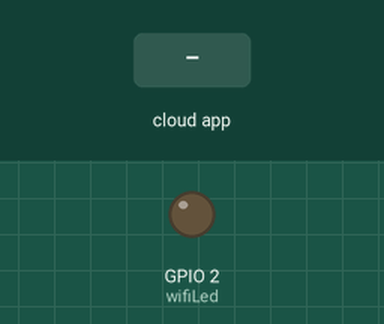
This sketch was run on a simulated ESP32. Shown: output pins drawn as LEDs (lit = HIGH). The inputs (shaded band) are chosen by the test bench. WiFi joins after 1.5 s; servers stay silent unless stated; what the sketch prints to the serial monitor is not drawn.

Above: at 0.1 s.
At 2.7 s:
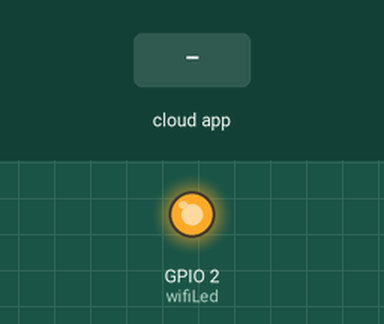
2.8 s: the phone or cloud app sets Fan to 0
4.3 s: the phone or cloud app sets Tube.Light to 255
5.8 s: the phone or cloud app sets Ambient.Lights to 0
Timing chart, 0 to 8.8 s (numbered marks = the images above; inputs shaded):
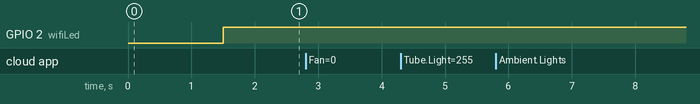

The sketch:

Alexa.ino
```cpp
#include <WiFi.h>
#include <Espalexa.h>
Espalexa espalexa;


// define the GPIO connected with Relays and switches

#define wifiLed    2   //D2

// WiFi Credentials
const char* ssid = "Amit";
const char* password = "amit@123";

// device names
String Device_1_Name = "Fan";
String Device_2_Name = "Tube Light";
String Device_3_Name = "Room Light";//Bulb near ceiling
String Device_4_Name = "Focus Light";//60 watt light
String Device_5_Name = "Study light";
String Device_6_Name = "Extension";
String Device_7_Name = "Plug Point";
String Device_8_Name = "Music System";
String Device_9_Name = "Bluetooth Music System";
String Color_Device_1_Name = "Ambient Lights";
// prototypes
boolean connectWifi();
int r,g,b;
//callback functions
void firstLightChanged(uint8_t brightness);
void secondLightChanged(uint8_t brightness);
void thirdLightChanged(uint8_t brightness);
void fourthLightChanged(uint8_t brightness);
void fifthLightChanged(uint8_t brightness);
void sixthLightChanged(uint8_t brightness);
void senventhLightChanged(uint8_t brightness);
void eighthLightChanged(uint8_t brightness);
void ninthLightChanged(uint8_t brightness);
void colorLightChanged(uint8_t brightness, uint32_t rgb);


boolean wifiConnected = false;

//our callback functions
void firstLightChanged(uint8_t brightness){
  //Control the device
  if (brightness == 255)
  {

    Serial.println("Device1 ON");
  }
  else
  {

    Serial.println("Device1 OFF");
  }
}
void secondLightChanged(uint8_t brightness){
  //Control the device
  if (brightness == 255)
  {

    Serial.println("Device2 ON");
  }
  else
  {

    Serial.println("Device2 OFF");
  }
}
void thirdLightChanged(uint8_t brightness){
  //Control the device
  if (brightness == 255)
  {

    Serial.println("Device3 ON");
  }
  else
  {

    Serial.println("Device3 OFF");
  }
}
void fourthLightChanged(uint8_t brightness){
  //Control the device
  if (brightness == 255)
  {

    Serial.println("Device4 ON");
  }
  else
  {

    Serial.println("Device4 OFF");
  }
}
void fifthLightChanged(uint8_t brightness){
  //Control the device
  if (brightness == 255)
  {

    Serial.println("Device5 ON");
  }
  else
  {

    Serial.println("Device1 OFF");
  }
}
void sixthLightChanged(uint8_t brightness){
  //Control the device
  if (brightness == 255)
  {

    Serial.println("Device6 ON");
  }
  else
  {

    Serial.println("Device6 OFF");
  }
}
void seventhLightChanged(uint8_t brightness){
  //Control the device
  if (brightness == 255)
  {

    Serial.println("Device7 ON");
  }
  else
  {

    Serial.println("Device7 OFF");
  }
}
void eighthLightChanged(uint8_t brightness){
  //Control the device
  if (brightness == 255)
  {
    Serial.println("Device8 ON");
  }
  else
  {
    Serial.println("Device8 OFF");
  }
}
void ninthLightChanged(uint8_t brightness){
  //Control the device
  if (brightness == 255)
  {
    Serial.println("Device8 ON");
  }
  else
  {
    Serial.println("Device8 OFF");
  }
}
void colorLightChanged(uint8_t brightness, uint32_t rgb) {
  //do what you need to do here, for example control RGB LED strip
  Serial.print("Brightness: ");
  Serial.print(brightness);
  Serial.print(", Red: ");
  Serial.print((rgb >> 16) & 0xFF); //get red component
  Serial.print(", Green: ");
  Serial.print((rgb >>  8) & 0xFF); //get green
  Serial.print(", Blue: ");
  Serial.println(rgb & 0xFF); //get blue
float hell = brightness / 255.0;
r=((rgb >> 16) & 0xFF)*hell;
g=((rgb >>  8) & 0xFF)*hell;
b=(rgb & 0xFF)*hell;

}

// connect to wifi – returns true if successful or false if not
boolean connectWifi()
{
  boolean state = true;
  int i = 0;

  WiFi.mode(WIFI_STA);
  WiFi.begin(ssid, password);
  Serial.println("");
  Serial.println("Connecting to WiFi");

  // Wait for connection
  Serial.print("Connecting...");
  while (WiFi.status() != WL_CONNECTED) {
    delay(500);
    Serial.print(".");
    if (i > 20) {
      state = false; break;
    }
    i++;
  }
  Serial.println("");
  if (state) {
    Serial.print("Connected to ");
    Serial.println(ssid);
    Serial.print("IP address: ");
    Serial.println(WiFi.localIP());
  }
  else {
    Serial.println("Connection failed.");
  }
  return state;
}

void addDevices() {
  // Define your devices here.
  espalexa.addDevice(Device_1_Name, firstLightChanged); //simplest definition, default state off
  espalexa.addDevice(Device_2_Name, secondLightChanged);
  espalexa.addDevice(Device_3_Name, thirdLightChanged);
  espalexa.addDevice(Device_4_Name, fourthLightChanged);
  espalexa.addDevice(Device_5_Name, fifthLightChanged);
  espalexa.addDevice(Device_6_Name, sixthLightChanged);
  espalexa.addDevice(Device_7_Name, seventhLightChanged);
  espalexa.addDevice(Device_8_Name, eighthLightChanged);
  espalexa.addDevice(Device_9_Name, ninthLightChanged);
  espalexa.addDevice(Color_Device_1_Name, colorLightChanged);
  espalexa.begin();
}

void setup()
{
  Serial.begin(115200);


  pinMode(wifiLed, OUTPUT);


  //During Starting all Relays should TURN OFF
wifiConnected = connectWifi();
  if (wifiConnected)
  {
    addDevices();
  }


  // Initialise wifi connection

  else
  {
    Serial.println("Cannot connect to WiFi. So in Manual Mode");
    delay(1000);
  }
}

void loop()
{
  if (WiFi.status() != WL_CONNECTED)
  {
    //Serial.print("WiFi Not Connected ");
    digitalWrite(wifiLed, LOW); //Turn off WiFi LED
  }
  else
  {
    //Serial.print("WiFi Connected  ");
    digitalWrite(wifiLed, HIGH);
    //Manual Switch Control
    //WiFi Control
    if (wifiConnected) {
      espalexa.loop();
      delay(1);
    }
    else {
      wifiConnected = connectWifi(); // Initialise wifi connection
      if (wifiConnected) {
        addDevices();
      }
    }
  }
}
```

Measured:
- after the input at 2.8 s, every drawn part: stays the same
- after the input at 4.3 s, every drawn part: stays the same
- after the input at 5.8 s, every drawn part: stays the same
